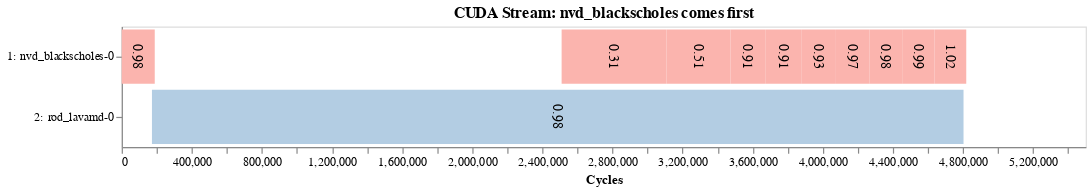
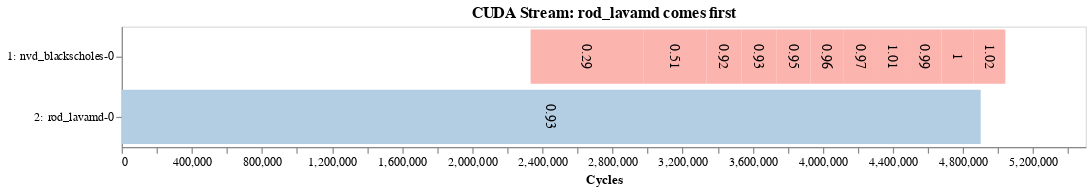
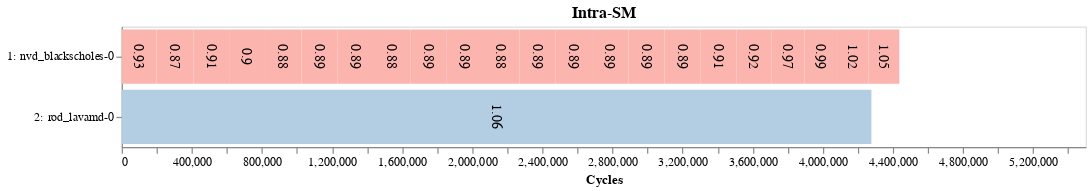

These figures' notebook cell, in order:
### Code cell
apps = ['nvd_blackscholes-0', 'rod_lavamd-0']

width=800
xlim = 5200000

gen_altair.draw_timeline_from_console(apps, 's1.txt', df_seq, title="CUDA Stream: nvd_blackscholes comes first", width=width, xmax=xlim).display()
gen_altair.draw_timeline_from_console(apps, 's2.txt', df_seq, title="CUDA Stream: rod_lavamd comes first", width=width, xmax=xlim).display()
print("nvd_blackscholes-0: 16 CTAs/SM => 100% thread slots")
print("rod_lavamd-0: 9 CTAs/SM => 98% registers")

gen_altair.draw_timeline_from_console(apps, 'intra.txt', df_seq, title="Intra-SM", width=width, xmax=xlim).display()
print("nvd_blackscholes-0: 6 CTAs/SM")
print("rod_lavamd-0: 6 CTAs/SM")

### Figure 1 — Vega-Lite specification as saved in the notebook (floating-point values rounded to 4 significant figures)
{"config": {"view": {"continuousWidth": 400, "continuousHeight": 300}, "axis": {"grid": false}, "header": {"titleColor": "black", "titleFontSize": 14}}, "layer": [{"mark": "bar", "encoding": {"color": {"type": "nominal", "field": "kernel", "legend": null, "scale": {"scheme": "pastel1"}}, "x": {"type": "quantitative", "field": "start", "scale": {"domain": [0, 5200000]}, "title": "Cycles"}, "x2": {"field": "end"}, "y": {"type": "nominal", "field": "stream", "sort": null}}, "height": 100, "title": "CUDA Stream: nvd_blackscholes comes first", "width": 800}, {"mark": {"type": "text", "align": "center", "angle": 90, "baseline": "middle", "color": "black", "fontSize": 12}, "encoding": {"text": {"type": "quantitative", "field": "norm"}, "x": {"type": "quantitative", "field": "position"}, "y": {"type": "nominal", "field": "stream", "sort": "ascending", "title": null}}}], "data": {"name": "data-d37b87911ba4ab7a27e7dded44126f10"}, "$schema": "https://vega.github.io/schema/vega-lite/v4.8.1.json", "datasets": {"data-d37b87911ba4ab7a27e7dded44126f10": [{"end": 188549, "kernel": "_Z15BlackScholesGPUP6float2S0_S0_S0_S0_ffi", "norm": 0.98, "position": 94280.0, "start": 1, "stream": "1: nvd_blackscholes-0"}, {"end": 3108876, "kernel": "_Z15BlackScholesGPUP6float2S0_S0_S0_S0_ffi", "norm": 0.31, "position": 2809000.0, "start": 2509873, "stream": "1: nvd_blackscholes-0"}, {"end": 3473116, "kernel": "_Z15BlackScholesGPUP6float2S0_S0_S0_S0_ffi", "norm": 0.51, "position": 3291000.0, "start": 3108880, "stream": "1: nvd_blackscholes-0"}, {"end": 3674686, "kernel": "_Z15BlackScholesGPUP6float2S0_S0_S0_S0_ffi", "norm": 0.91, "position": 3574000.0, "start": 3473119, "stream": "1: nvd_blackscholes-0"}, {"end": 3876786, "kernel": "_Z15BlackScholesGPUP6float2S0_S0_S0_S0_ffi", "norm": 0.91, "position": 3776000.0, "start": 3674689, "stream": "1: nvd_blackscholes-0"}, {"end": 4074829, "kernel": "_Z15BlackScholesGPUP6float2S0_S0_S0_S0_ffi", "norm": 0.93, "position": 3976000.0, "start": 3876789, "stream": "1: nvd_blackscholes-0"}, {"end": 4265398, "kernel": "_Z15BlackScholesGPUP6float2S0_S0_S0_S0_ffi", "norm": 0.97, "position": 4170000.0, "start": 4074832, "stream": "1: nvd_blackscholes-0"}, {"end": 4452779, "kernel": "_Z15BlackScholesGPUP6float2S0_S0_S0_S0_ffi", "norm": 0.98, "position": 4359000.0, "start": 4265403, "stream": "1: nvd_blackscholes-0"}, {"end": 4638285, "kernel": "_Z15BlackScholesGPUP6float2S0_S0_S0_S0_ffi", "norm": 0.99, "position": 4546000.0, "start": 4452784, "stream": "1: nvd_blackscholes-0"}, {"end": 4802888, "kernel": "_Z15kernel_gpu_cuda7par_str7dim_strP7box_strP11FOUR_VECTORPdS4_", "norm": 0.98, "position": 2488000.0, "start": 172531, "stream": "2: rod_lavamd-0"}, {"end": 4818501, "kernel": "_Z15BlackScholesGPUP6float2S0_S0_S0_S0_ffi", "norm": 1.02, "position": 4728000.0, "start": 4638298, "stream": "1: nvd_blackscholes-0"}]}}

### Figure 2 — Vega-Lite specification as saved in the notebook (floating-point values rounded to 4 significant figures)
{"config": {"view": {"continuousWidth": 400, "continuousHeight": 300}, "axis": {"grid": false}, "header": {"titleColor": "black", "titleFontSize": 14}}, "layer": [{"mark": "bar", "encoding": {"color": {"type": "nominal", "field": "kernel", "legend": null, "scale": {"scheme": "pastel1"}}, "x": {"type": "quantitative", "field": "start", "scale": {"domain": [0, 5200000]}, "title": "Cycles"}, "x2": {"field": "end"}, "y": {"type": "nominal", "field": "stream", "sort": null}}, "height": 100, "title": "CUDA Stream: rod_lavamd comes first", "width": 800}, {"mark": {"type": "text", "align": "center", "angle": 90, "baseline": "middle", "color": "black", "fontSize": 12}, "encoding": {"text": {"type": "quantitative", "field": "norm"}, "x": {"type": "quantitative", "field": "position"}, "y": {"type": "nominal", "field": "stream", "sort": "ascending", "title": null}}}], "data": {"name": "data-d0543939ca549206c324feb0345781a9"}, "$schema": "https://vega.github.io/schema/vega-lite/v4.8.1.json", "datasets": {"data-d0543939ca549206c324feb0345781a9": [{"end": 2975854, "kernel": "_Z15BlackScholesGPUP6float2S0_S0_S0_S0_ffi", "norm": 0.29, "position": 2654000.0, "start": 2332932, "stream": "1: nvd_blackscholes-0"}, {"end": 3337181, "kernel": "_Z15BlackScholesGPUP6float2S0_S0_S0_S0_ffi", "norm": 0.51, "position": 3157000.0, "start": 2975857, "stream": "1: nvd_blackscholes-0"}, {"end": 3537094, "kernel": "_Z15BlackScholesGPUP6float2S0_S0_S0_S0_ffi", "norm": 0.92, "position": 3437000.0, "start": 3337185, "stream": "1: nvd_blackscholes-0"}, {"end": 3734585, "kernel": "_Z15BlackScholesGPUP6float2S0_S0_S0_S0_ffi", "norm": 0.93, "position": 3636000.0, "start": 3537099, "stream": "1: nvd_blackscholes-0"}, {"end": 3929258, "kernel": "_Z15BlackScholesGPUP6float2S0_S0_S0_S0_ffi", "norm": 0.95, "position": 3832000.0, "start": 3734588, "stream": "1: nvd_blackscholes-0"}, {"end": 4120014, "kernel": "_Z15BlackScholesGPUP6float2S0_S0_S0_S0_ffi", "norm": 0.96, "position": 4025000.0, "start": 3929262, "stream": "1: nvd_blackscholes-0"}, {"end": 4308978, "kernel": "_Z15BlackScholesGPUP6float2S0_S0_S0_S0_ffi", "norm": 0.97, "position": 4214000.0, "start": 4120018, "stream": "1: nvd_blackscholes-0"}, {"end": 4492069, "kernel": "_Z15BlackScholesGPUP6float2S0_S0_S0_S0_ffi", "norm": 1.01, "position": 4401000.0, "start": 4308984, "stream": "1: nvd_blackscholes-0"}, {"end": 4677136, "kernel": "_Z15BlackScholesGPUP6float2S0_S0_S0_S0_ffi", "norm": 0.99, "position": 4585000.0, "start": 4492076, "stream": "1: nvd_blackscholes-0"}, {"end": 4861136, "kernel": "_Z15BlackScholesGPUP6float2S0_S0_S0_S0_ffi", "norm": 1.0, "position": 4769000.0, "start": 4677144, "stream": "1: nvd_blackscholes-0"}, {"end": 4900848, "kernel": "_Z15kernel_gpu_cuda7par_str7dim_strP7box_strP11FOUR_VECTORPdS4_", "norm": 0.93, "position": 2450000.0, "start": 1, "stream": "2: rod_lavamd-0"}, {"end": 5041425, "kernel": "_Z15BlackScholesGPUP6float2S0_S0_S0_S0_ffi", "norm": 1.02, "position": 4951000.0, "start": 4861148, "stream": "1: nvd_blackscholes-0"}]}}

### Figure 3 — Vega-Lite specification as saved in the notebook (floating-point values rounded to 4 significant figures)
{"config": {"view": {"continuousWidth": 400, "continuousHeight": 300}, "axis": {"grid": false}, "header": {"titleColor": "black", "titleFontSize": 14}}, "layer": [{"mark": "bar", "encoding": {"color": {"type": "nominal", "field": "kernel", "legend": null, "scale": {"scheme": "pastel1"}}, "x": {"type": "quantitative", "field": "start", "scale": {"domain": [0, 5200000]}, "title": "Cycles"}, "x2": {"field": "end"}, "y": {"type": "nominal", "field": "stream", "sort": null}}, "height": 100, "title": "Intra-SM", "width": 800}, {"mark": {"type": "text", "align": "center", "angle": 90, "baseline": "middle", "color": "black", "fontSize": 12}, "encoding": {"text": {"type": "quantitative", "field": "norm"}, "x": {"type": "quantitative", "field": "position"}, "y": {"type": "nominal", "field": "stream", "sort": "ascending", "title": null}}}], "data": {"name": "data-2aeae2d388d2e52a31f0cb8f8bf09a0d"}, "$schema": "https://vega.github.io/schema/vega-lite/v4.8.1.json", "datasets": {"data-2aeae2d388d2e52a31f0cb8f8bf09a0d": [{"end": 198795, "kernel": "_Z15BlackScholesGPUP6float2S0_S0_S0_S0_ffi", "norm": 0.93, "position": 99400.0, "start": 1, "stream": "1: nvd_blackscholes-0"}, {"end": 409742, "kernel": "_Z15BlackScholesGPUP6float2S0_S0_S0_S0_ffi", "norm": 0.87, "position": 304300.0, "start": 198798, "stream": "1: nvd_blackscholes-0"}, {"end": 612888, "kernel": "_Z15BlackScholesGPUP6float2S0_S0_S0_S0_ffi", "norm": 0.91, "position": 511300.0, "start": 409745, "stream": "1: nvd_blackscholes-0"}, {"end": 817189, "kernel": "_Z15BlackScholesGPUP6float2S0_S0_S0_S0_ffi", "norm": 0.9, "position": 715000.0, "start": 612891, "stream": "1: nvd_blackscholes-0"}, {"end": 1026291, "kernel": "_Z15BlackScholesGPUP6float2S0_S0_S0_S0_ffi", "norm": 0.88, "position": 921700.0, "start": 817192, "stream": "1: nvd_blackscholes-0"}, {"end": 1232121, "kernel": "_Z15BlackScholesGPUP6float2S0_S0_S0_S0_ffi", "norm": 0.89, "position": 1129000.0, "start": 1026294, "stream": "1: nvd_blackscholes-0"}, {"end": 1439226, "kernel": "_Z15BlackScholesGPUP6float2S0_S0_S0_S0_ffi", "norm": 0.89, "position": 1336000.0, "start": 1232125, "stream": "1: nvd_blackscholes-0"}, {"end": 1648378, "kernel": "_Z15BlackScholesGPUP6float2S0_S0_S0_S0_ffi", "norm": 0.88, "position": 1544000.0, "start": 1439229, "stream": "1: nvd_blackscholes-0"}, {"end": 1854775, "kernel": "_Z15BlackScholesGPUP6float2S0_S0_S0_S0_ffi", "norm": 0.89, "position": 1752000.0, "start": 1648381, "stream": "1: nvd_blackscholes-0"}, {"end": 2061339, "kernel": "_Z15BlackScholesGPUP6float2S0_S0_S0_S0_ffi", "norm": 0.89, "position": 1958000.0, "start": 1854778, "stream": "1: nvd_blackscholes-0"}, {"end": 2269499, "kernel": "_Z15BlackScholesGPUP6float2S0_S0_S0_S0_ffi", "norm": 0.88, "position": 2165000.0, "start": 2061342, "stream": "1: nvd_blackscholes-0"}, {"end": 2476329, "kernel": "_Z15BlackScholesGPUP6float2S0_S0_S0_S0_ffi", "norm": 0.89, "position": 2373000.0, "start": 2269502, "stream": "1: nvd_blackscholes-0"}, {"end": 2683545, "kernel": "_Z15BlackScholesGPUP6float2S0_S0_S0_S0_ffi", "norm": 0.89, "position": 2580000.0, "start": 2476333, "stream": "1: nvd_blackscholes-0"}, {"end": 2891083, "kernel": "_Z15BlackScholesGPUP6float2S0_S0_S0_S0_ffi", "norm": 0.89, "position": 2787000.0, "start": 2683549, "stream": "1: nvd_blackscholes-0"}, {"end": 3097367, "kernel": "_Z15BlackScholesGPUP6float2S0_S0_S0_S0_ffi", "norm": 0.89, "position": 2994000.0, "start": 2891087, "stream": "1: nvd_blackscholes-0"}, {"end": 3303724, "kernel": "_Z15BlackScholesGPUP6float2S0_S0_S0_S0_ffi", "norm": 0.89, "position": 3201000.0, "start": 3097371, "stream": "1: nvd_blackscholes-0"}, {"end": 3506897, "kernel": "_Z15BlackScholesGPUP6float2S0_S0_S0_S0_ffi", "norm": 0.91, "position": 3405000.0, "start": 3303727, "stream": "1: nvd_blackscholes-0"}, {"end": 3705990, "kernel": "_Z15BlackScholesGPUP6float2S0_S0_S0_S0_ffi", "norm": 0.92, "position": 3606000.0, "start": 3506900, "stream": "1: nvd_blackscholes-0"}, {"end": 3895159, "kernel": "_Z15BlackScholesGPUP6float2S0_S0_S0_S0_ffi", "norm": 0.97, "position": 3801000.0, "start": 3705994, "stream": "1: nvd_blackscholes-0"}, {"end": 4081336, "kernel": "_Z15BlackScholesGPUP6float2S0_S0_S0_S0_ffi", "norm": 0.99, "position": 3988000.0, "start": 3895163, "stream": "1: nvd_blackscholes-0"}, {"end": 4261750, "kernel": "_Z15BlackScholesGPUP6float2S0_S0_S0_S0_ffi", "norm": 1.02, "position": 4172000.0, "start": 4081343, "stream": "1: nvd_blackscholes-0"}, {"end": 4277445, "kernel": "_Z15kernel_gpu_cuda7par_str7dim_strP7box_strP11FOUR_VECTORPdS4_", "norm": 1.06, "position": 2139000.0, "start": 13, "stream": "2: rod_lavamd-0"}, {"end": 4436558, "kernel": "_Z15BlackScholesGPUP6float2S0_S0_S0_S0_ffi", "norm": 1.05, "position": 4349000.0, "start": 4261765, "stream": "1: nvd_blackscholes-0"}]}}
